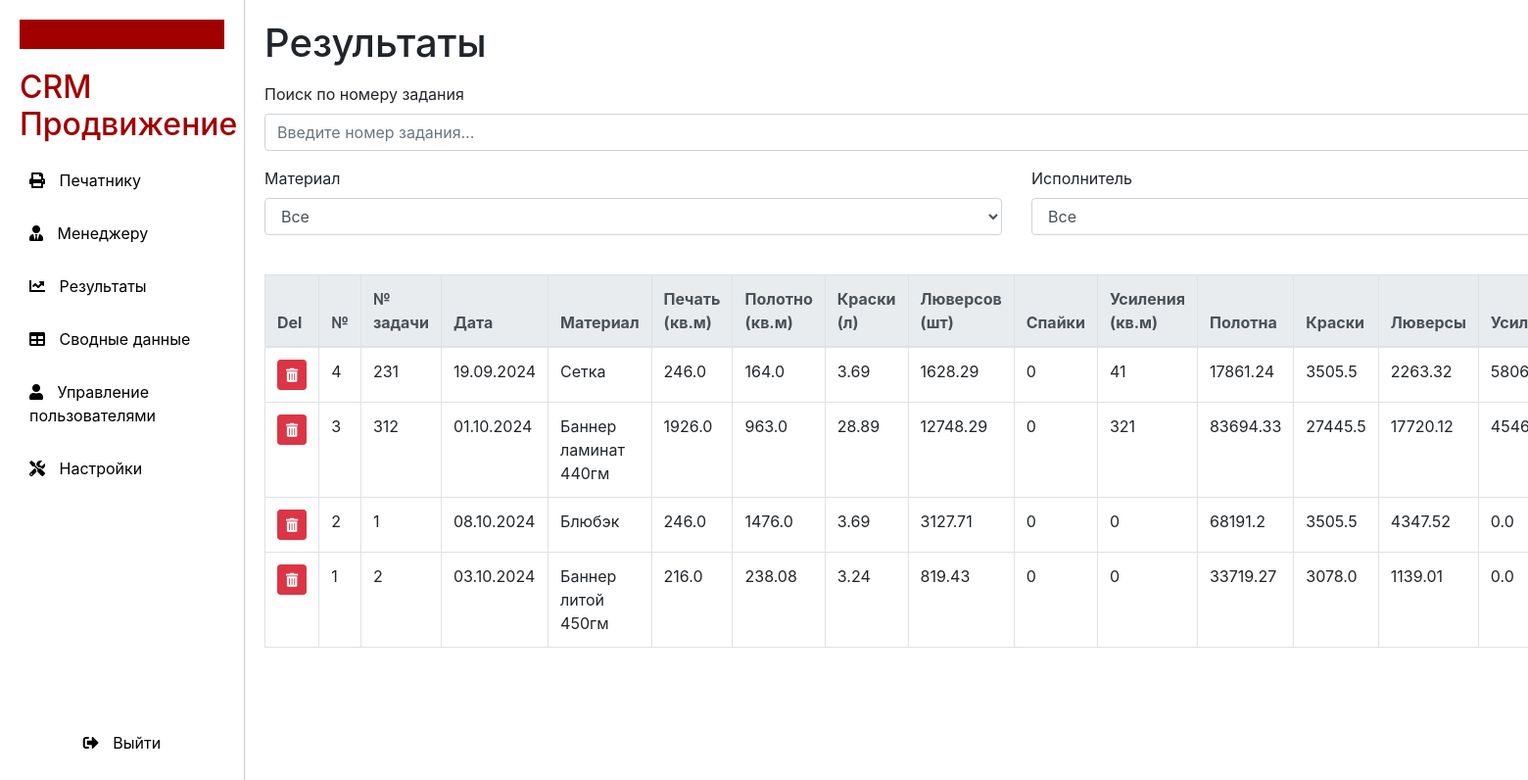
Before: /results (signed in) with the older database file.
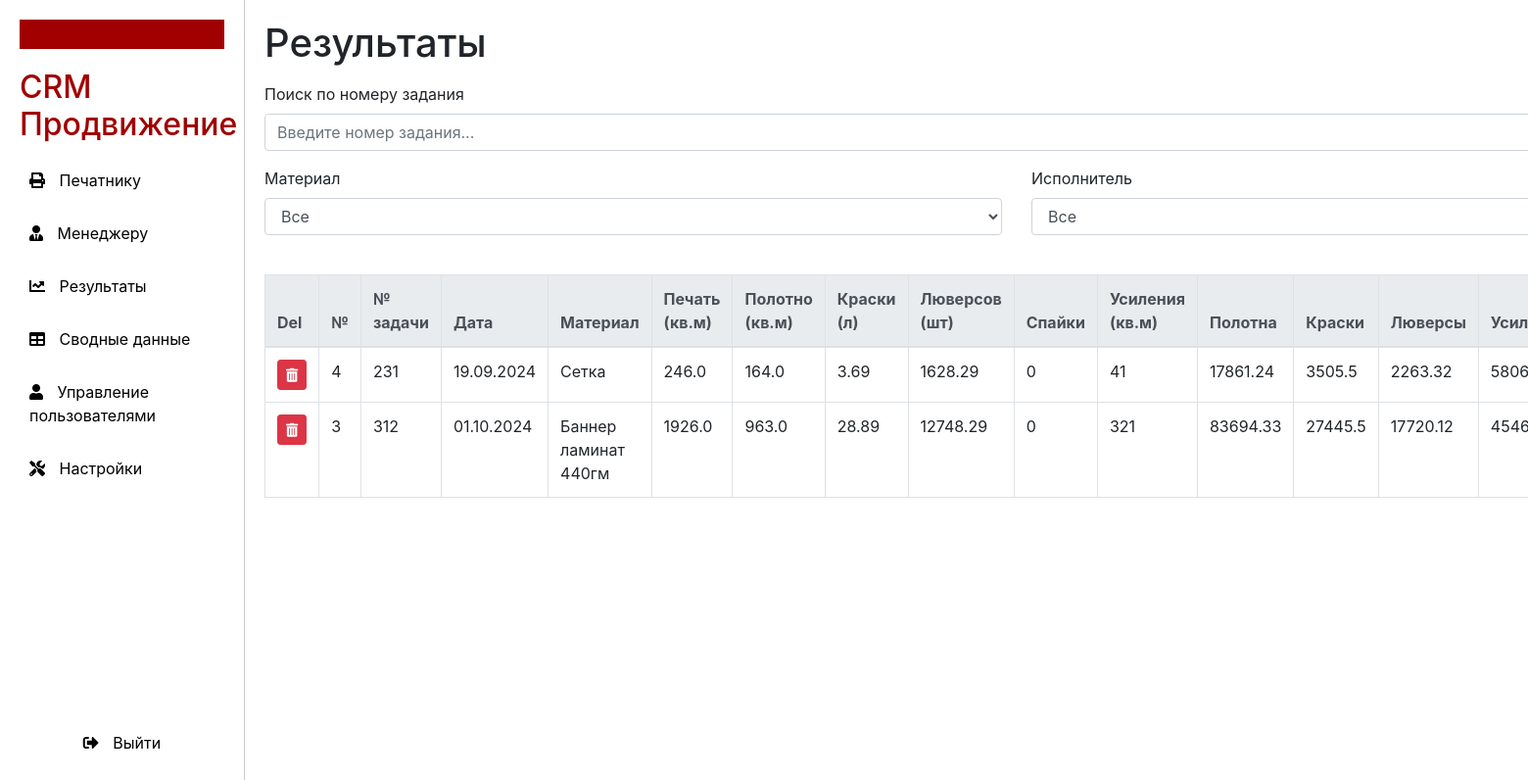
After: the same page with the newer database file.
### models.py (models this page shows)
class Result(Base):
    __tablename__ = 'results'
    order_id = Column(Integer, ForeignKey('orders.id'), primary_key=True)
    total_print_area = Column(Float, nullable=True)
    total_canvas_area = Column(Float, nullable=True)
    total_paints = Column(Float, nullable=True)
    total_eyelets = Column(Integer, nullable=True)
    total_spikes = Column(Integer, nullable=True)
    total_reinforcements = Column(Integer, nullable=True)
    expenses_canvas = Column(Float, nullable=True)
    expenses_prints = Column(Float, nullable=True)
    expenses_eyelets = Column(Float, nullable=True)
    expenses_reinforcements = Column(Float, nullable=True)
    salary_printer = Column(Float, nullable=True)
    salary_eyelet_worker = Column(Float, nullable=True)
    salary_cutter = Column(Float, nullable=True)
    salary_welder = Column(Float, nullable=True)
    total_expenses = Column(Float, nullable=True)
    tax = Column(Float, nullable=True)
    margin = Column(Float, nullable=True)
    order: Mapped["Order"] = relationship(back_populates="result")

class Order(Base):
    __tablename__ = 'orders'
    id = Column(Integer, primary_key=True, autoincrement=True)
    task_number = Column(Integer, nullable=False)
    date = Column(Date, nullable=False)
    subject = Column(String, nullable=False)
    material = Column(String, nullable=False)
    quantity = Column(Integer, nullable=False)
    performer = Column(String, nullable=False)
    print_width = Column(Float, nullable=False)
    print_height = Column(Float, nullable=False)
    canvas_width = Column(Float, nullable=False)
    canvas_length = Column(Float, nullable=False)
    eyelets = Column(String, nullable=False)
    spike = Column(String, nullable=False)
    reinforcement = Column(String, nullable=False)
    customer = Column(String, nullable=True)
    price_per_unit = Column(Integer, nullable=True)
    total_amount = Column(Integer, nullable=True)
    result: Mapped["Result"] = relationship(back_populates="order")

### main.py (the view)
@app.get("/results", response_class=HTMLResponse)
def results_page(request: Request, db: Session = Depends(get_db), current_user: User = Depends(get_current_user)):
    check_role_access(current_user, {Role.superuser, Role.admin})
    results = db.query(Result).order_by(Result.order_id.desc()).all()
    return templates.TemplateResponse("results.html", {"request": request,
                                                       "results": results,
                                                       "user": current_user,
                                                       "role": current_user.role.value, })

### templates/results.html (shortened to what this page needs)
{% extends "layout.html" %}
{% block result %}
<div class="content">
    <h1>Результаты</h1>
    <div class="form-group mt-3">
        <label for="search_task">Поиск по номеру задания</label>
        <input type="text" class="form-control" id="search_task" oninput="applyFilters()"
               placeholder="Введите номер задания...">
    </div>
    <div class="row mt-3">
        <div class="col-md-4 form-group">
            <label for="filter_material">Материал</label>
            <select class="form-control" id="filter_material" onchange="applyFilters()">
                <option value="">Все</option>
            </select>
        </div>
        <div class="col-md-4 form-group">
            <label for="filter_printer">Исполнитель</label>
            <select class="form-control" id="filter_printer" onchange="applyFilters()">
                <option value="">Все</option>
            </select>
        </div>
    </div>
    <table class="table table-bordered mt-4" id="results_table">
        <thead class="thead-light">
        <tr>
            <th>Del</th>
            <th>№</th>
            <th>№ задачи</th>
            <th>Дата</th>
            <th>Материал</th>
            <th>Печать (кв.м)</th>
            <th>Полотно (кв.м)</th>
            <th>Краски (л)</th>
            <th>Люверсов (шт)</th>
            <th>Спайки</th>
            <th>Усиления (кв.м)</th>
            <th>Полотна</th>
            <th>Краски</th>
            <th>Люверсы</th>
            <th>Усиления</th>
        </tr>
        </thead>
        {% if results %}
        <tbody>
        {% for result in results %}
        <tr class="result-row" data-task-number="{{ result.order.task_number }}"
            data-material="{{ result.order.material }}" data-printer="{{ result.order.performer }}"
            data-date="{{ result.order.date.strftime('%Y-%m-%d') }}">
            <td>
                <form method="post" action="/order/delete/{{ result.order.id }}" class="d-inline">
                    <button type="submit" class="btn btn-danger btn-sm"><i class="fas fa-trash-alt"></i></button>
                </form>
            </td>
            <td>{{ result.order.id }}</td>
            <td>{{ result.order.task_number }}</td>
            <td>{{ result.order.date.strftime("%d.%m.%Y") }}</td>
            <td>{{ result.order.material }}</td>
            <td>{{ result.total_print_area }}</td>
            <td>{{ result.total_canvas_area }}</td>
            <td>{{ result.total_paints }}</td>
            <td>{{ result.total_eyelets }}</td>
            <td>{{ result.total_spikes }}</td>
            <td>{{ result.total_reinforcements }}</td>
            <td>{{ result.expenses_canvas }}</td>
            <td>{{ result.expenses_prints }}</td>
            <td>{{ result.expenses_eyelets }}</td>
            <td>{{ result.expenses_reinforcements }}</td>
        </tr>
        {% endfor %}
        </tbody>
        {% else %}
        <tr>
            <td colspan="22">Нет доступных результатов</td>
        </tr>
        {% endif %}
    </table>
</div>
{% endblock %}

### templates/layout.html (shortened to what this page needs)
<!DOCTYPE html>
<html lang="ru">
<head>
    <link href="https://stackpath.bootstrapcdn.com/bootstrap/4.5.2/css/bootstrap.min.css" rel="stylesheet">
    <link rel="stylesheet" href="https://cdnjs.cloudflare.com/ajax/libs/font-awesome/5.15.4/css/all.min.css">
</head>
<body>
{% include 'sidebar.html' %}
{% block result %}
{% endblock %}
</body>
</html>

### templates/sidebar.html (shortened to what this page needs)
<div class="sidebar">
    <div class="top-strip"></div>
    <h2>CRM Продвижение</h2>
    <ul class="nav flex-column" style="flex-grow: 1; list-style-type: none; padding: 0;">
        {% if role == 'Печатник' %}
        <li class="nav-item">
            <a class="nav-link" href="/printer">
                <i class="fas fa-print"></i> Печатнику
            </a>
        </li>
        {% elif role == 'Менеджер' %}
        <li class="nav-item">
            <a class="nav-link" href="/manager">
                <i class="fas fa-user-tie"></i> Менеджеру
            </a>
        </li>
        {% elif role == 'Администратор' or role == 'Суперпользователь' %}
        <li class="nav-item">
            <a class="nav-link" href="/printer">
                <i class="fas fa-print"></i> Печатнику
            </a>
        </li>
        <li class="nav-item">
            <a class="nav-link" href="/manager">
                <i class="fas fa-user-tie"></i> Менеджеру
            </a>
        </li>
        <li class="nav-item">
            <a class="nav-link" href="/results">
                <i class="fas fa-chart-line"></i> Результаты
            </a>
        </li>
        <li class="nav-item">
            <a class="nav-link" href="/summary">
                <i class="fas fa-table"></i> Сводные данные
            </a>
        </li>
        <li class="nav-item">
            <a class="nav-link" href="/admin">
                <i class="fas fa-user"></i> Управление пользователями
            </a>
        </li>
        <li class="nav-item">
            <a class="nav-link" href="/settings">
                <i class="fas fa-tools"></i> Настройки
            </a>
        </li>
        {% endif %}
    </ul>
    <form action="/logout" method="post" style="display: inline;">
        <button type="submit" class="nav-link exit-link" style="border: none; background: none; cursor: pointer;">
            <i class="fas fa-sign-out-alt"></i> Выйти
        </button>
    </form>
</div>

### templates/layout.html (style rules this page uses)
body { display: flex; min-height: 100vh; margin: 0; }
.content { flex: 1; padding: 20px; }
.sidebar { background-color: #000; color: white; height: 100vh; padding: 20px; }
.nav-link { color: white; }
.nav-link i { margin-right: 10px; }

### templates/sidebar.html (style rules this page uses)
.sidebar { background-color: #ffffff; padding: 20px; height: 100vh; color: #000; width: 250px; display: flex; flex-direction: column; border-right: 1px solid #ccc; }
.top-strip { background-color: #a10000; height: 30px; width: 100%; margin-bottom: 20px; }
h2 { color: #a10000; margin: 0 0 15px; }
.nav { flex-grow: 1; overflow-y: auto; padding: 0; margin: 0; list-style-type: none; }
.nav-link { color: #000; text-decoration: none; display: inline-block; width: 100%; padding: 10px; }
.nav-item { margin-bottom: 10px; }
.exit-link { background-color: #c30000; text-align: center; margin-top: auto; }

Changed rows visible on the page:
removed Result: order.id "2", order.task_number "1", order "08.10.2024", order.material "Блюбэк", total_print_area "246.0", total_canvas_area "1476.0", total_paints "3.69", total_eyelets "3127.71", total_spikes "0", total_reinforcements "0", expenses_canvas "68191.2", expenses_prints "3505.5", expenses_eyelets "4347.52", expenses_reinforcements "0.0"
removed Result: order.id "1", order.task_number "2", order "03.10.2024", order.material "Баннер литой 450гм", total_print_area "216.0", total_canvas_area "238.08", total_paints "3.24", total_eyelets "819.43", total_spikes "0", total_reinforcements "0", expenses_canvas "33719.27", expenses_prints "3078.0", expenses_eyelets "1139.01", expenses_reinforcements "0.0"
